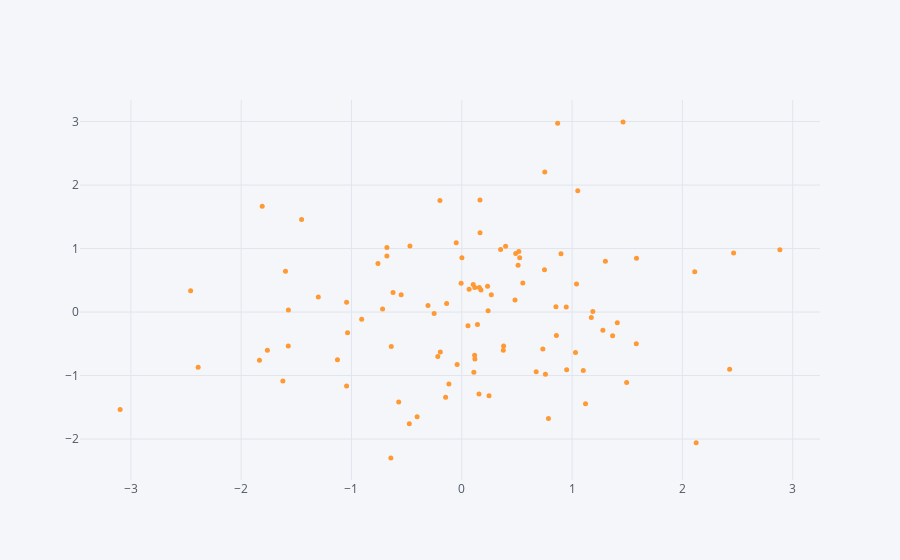

Write notebook code for a chart like this one.
### Code cell
configure_plotly_browser_state()
df.iplot(kind='scatter',x='A',y='B',mode='markers',size=5)
